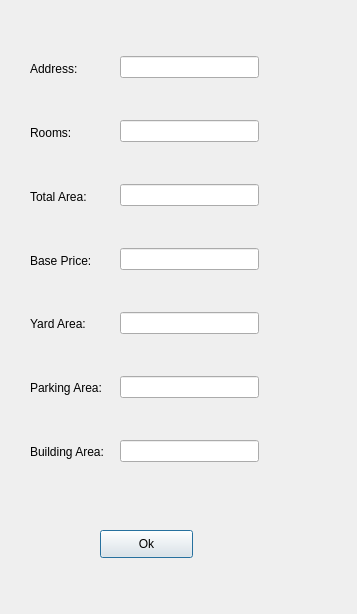
<?xml version="1.0" encoding="UTF-8"?>
<ui version="4.0">
 <class>SEP</class>
 <widget class="QDialog" name="SEP">
  <property name="geometry">
   <rect>
    <x>0</x>
    <y>0</y>
    <width>357</width>
    <height>614</height>
   </rect>
  </property>
  <property name="windowTitle">
   <string>Dialog</string>
  </property>
  <widget class="QPushButton" name="pushButton">
   <property name="geometry">
    <rect>
     <x>100</x>
     <y>530</y>
     <width>93</width>
     <height>28</height>
    </rect>
   </property>
   <property name="text">
    <string>Ok</string>
   </property>
  </widget>
  <widget class="QWidget" name="">
   <property name="geometry">
    <rect>
     <x>30</x>
     <y>40</y>
     <width>82</width>
     <height>441</height>
    </rect>
   </property>
   <layout class="QVBoxLayout" name="verticalLayout">
    <item>
     <widget class="QLabel" name="label">
      <property name="text">
       <string>Address:</string>
      </property>
     </widget>
    </item>
    <item>
     <widget class="QLabel" name="label_2">
      <property name="text">
       <string>Rooms:</string>
      </property>
     </widget>
    </item>
    <item>
     <widget class="QLabel" name="label_3">
      <property name="text">
       <string>Total Area:</string>
      </property>
     </widget>
    </item>
    <item>
     <widget class="QLabel" name="label_4">
      <property name="text">
       <string>Base Price:</string>
      </property>
     </widget>
    </item>
    <item>
     <widget class="QLabel" name="label_6">
      <property name="text">
       <string>Yard Area:</string>
      </property>
     </widget>
    </item>
    <item>
     <widget class="QLabel" name="label_5">
      <property name="text">
       <string>Parking Area:</string>
      </property>
     </widget>
    </item>
    <item>
     <widget class="QLabel" name="label_7">
      <property name="text">
       <string>Building Area:</string>
      </property>
     </widget>
    </item>
   </layout>
  </widget>
  <widget class="QWidget" name="">
   <property name="geometry">
    <rect>
     <x>120</x>
     <y>20</y>
     <width>139</width>
     <height>481</height>
    </rect>
   </property>
   <layout class="QVBoxLayout" name="verticalLayout_2">
    <item>
     <widget class="QLineEdit" name="lineEdit"/>
    </item>
    <item>
     <widget class="QLineEdit" name="lineEdit_2"/>
    </item>
    <item>
     <widget class="QLineEdit" name="lineEdit_3"/>
    </item>
    <item>
     <widget class="QLineEdit" name="lineEdit_4"/>
    </item>
    <item>
     <widget class="QLineEdit" name="lineEdit_5"/>
    </item>
    <item>
     <widget class="QLineEdit" name="lineEdit_6"/>
    </item>
    <item>
     <widget class="QLineEdit" name="lineEdit_7"/>
    </item>
   </layout>
  </widget>
 </widget>
 <resources/>
 <connections/>
</ui>
